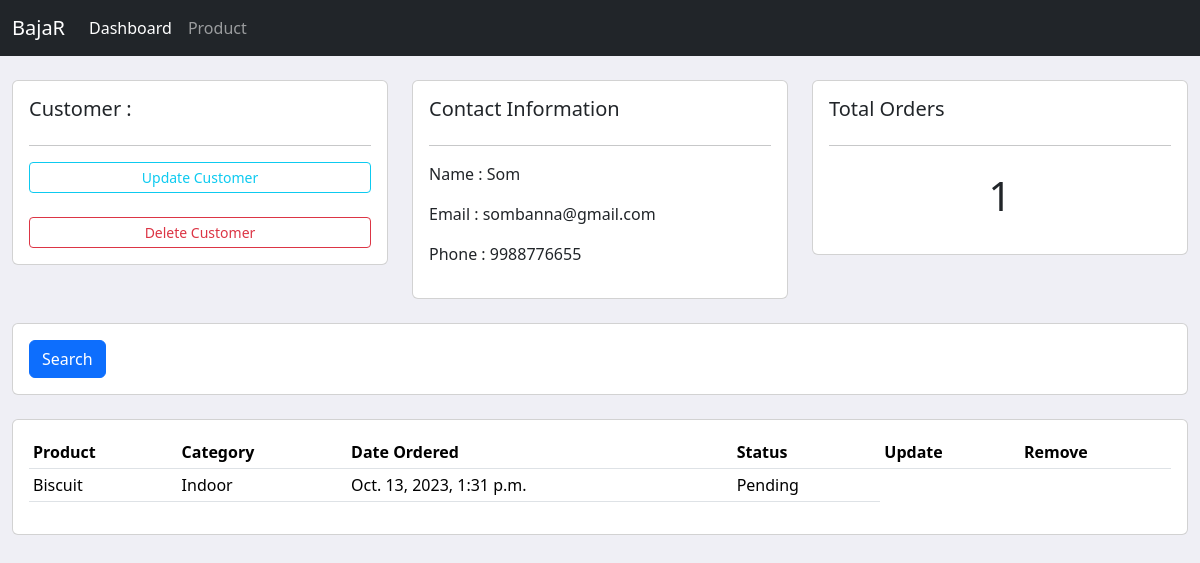
The app's page /customer/1/ with its own data.
### try_3/models.py (models this page shows, shortened)
class Customer(models.Model):
    name=models.CharField(max_length=50,null=True)
    phone=models.CharField(max_length=11,null=True)
    email=models.EmailField()
    date_created=models.DateTimeField(auto_now_add=True,null=True)

class Order(models.Model):
    STATUS=(
        ('Pending','Pending'),
        ('Out for delivery','Out for delivery'),
        ('Delivered','Delivered'),
    )
    customer=models.ForeignKey(Customer,null=True,on_delete=models.SET_NULL)
    product=models.ForeignKey(Product,null=True,on_delete=models.SET_NULL)
    date_created=models.DateTimeField(auto_now_add=True,null=True)
    status=models.CharField(max_length=50,null=True,choices=STATUS)

class Product(models.Model):
    CATEGORY=(
        ('Indoor','Indoor'),
        ('Out Door','Out Door'),
    )
    name=models.CharField(max_length=50,null=True)
    price=models.FloatField()
    category=models.CharField(max_length=50,null=True,blank=CATEGORY)
    description=models.CharField(max_length=200,null=True,blank=True)
    date_created=models.DateTimeField(auto_now_add=True,null=True)
    tags=models.ManyToManyField(Tags)
    def __str__(self):
        return self.name

### try_3/views.py (the view)
# urls.py: path('customer/<str:pk_test>/',views.customer,name='customer'),
def customer(request,pk_test):
    customer=Customer.objects.get(id=pk_test)
    order=customer.order_set.all()
    order_count=order.count()
    context={
        'pk_test':pk_test,'customer':customer,'order':order,'order_count':order_count
    }
    return render(request,'customer.html',context)

### templates/customer.html (shortened to what this page needs)
{% extends 'base.html' %}
{% block content %}
<br>
<div class="row">
    <div class="col-md">
        <div class="card card-body">
            <h5>Customer : </h5>
            <hr>
            <a class="btn btn-outline-info btn-sm btn-block" href="">Update Customer</a>
            <br>
            <a class="btn btn-outline-danger btn-sm btn-block" href="">Delete Customer</a>
        </div>
    </div>
    <div class="col-md">
        <div class="card card-body">
            <h5>Contact Information</h5>
            <hr>
            <p>Name : {{customer.name}}</p>
            <p>Email : {{customer.email}}</p>
            <p>Phone : {{customer.phone}}</P>
        </div>
    </div>
    <div class="col-md">
        <div class="card card-body">
            <h5>Total Orders</h5>
            <hr>
            <h1 style="text-align: center;padding: 10px">{{order_count}}</h1>
        </div>
    </div>
</div>
<br>
<div class="row">
    <div class="col">
        <div class="card card-body">
            <from method="get">
              <button class="btn btn-primary" type="submit">Search</button>
        </div>
    </div>
</div>
<br>
<div class="row">
    <div class="col-md">
        <div class="card card-body">
            <table class="table table-sm">
                <tr>
                    <th>Product</th>
                    <th>Category</th>
                    <th>Date Ordered</th>
                    <th>Status</th>
                    <th>Update</th>
                    <th>Remove</th>
                </tr>
                {% for order in order %}
                <tr>
                    <td>{{order.product}}</td>
                    <td>{{order.product.category}}</td>
                    <td>{{order.date_created}}</td>
                    <td>{{order.status}}</td>
                </tr>
                {% endfor %}
            </table>
        </div>
    </div>
</div>
{% endblock %}

### static/css/main.css (style rules this page uses)
body { background-color: #efeff5; }

### records on screen
Customer: name "Som", email "sombanna@gmail.com", phone "9988776655"
Order: product "Biscuit", product.category "Indoor", date_created "Oct. 13, 2023, 1:31 p.m.", status "Pending"

### other values on screen
{{ order_count }} "1"
